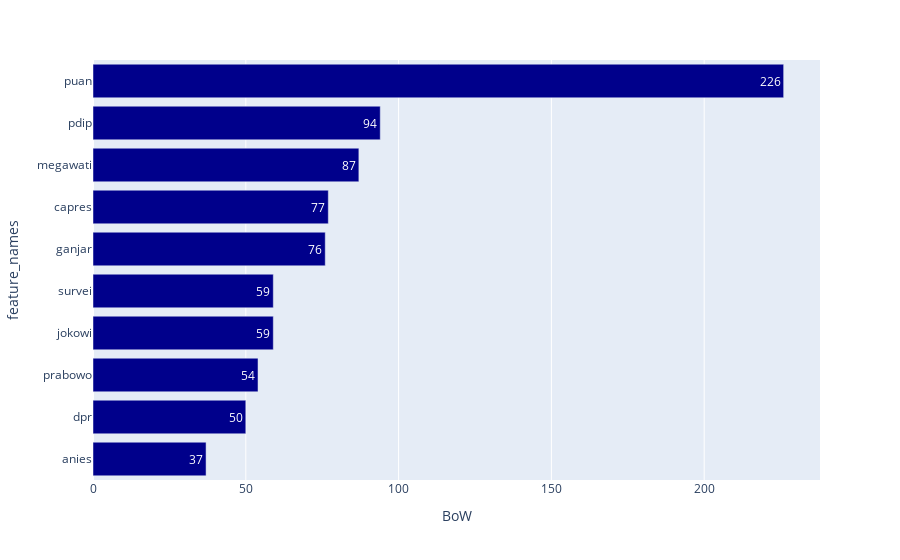

The notebook cell saved with this chart:
### Code cell
doc_plot(count_result,count_vectorizer,n=10)

### Figure 1 — Plotly figure (JSON) as saved in the notebook; plotly's stock layout.template omitted (floating-point values rounded to 4 significant figures)
{"data": [{"alignmentgroup": "True", "hovertemplate": "BoW=%{text}<br>feature_names=%{y}<extra></extra>", "legendgroup": "", "marker": {"color": "darkblue", "pattern": {"shape": ""}}, "name": "", "offsetgroup": "", "orientation": "h", "showlegend": false, "text": [226, 94, 87, 77, 76, 59, 59, 54, 50, 37], "textposition": "auto", "texttemplate": "%{x}", "type": "bar", "x": [226, 94, 87, 77, 76, 59, 59, 54, 50, 37], "xaxis": "x", "y": ["puan", "pdip", "megawati", "capres", "ganjar", "jokowi", "survei", "prabowo", "dpr", "anies"], "yaxis": "y"}], "layout": {"barmode": "relative", "legend": {"tracegroupgap": 0}, "margin": {"t": 60}, "xaxis": {"anchor": "y", "domain": [0, 1], "title": {"text": "BoW"}}, "yaxis": {"anchor": "x", "categoryorder": "total ascending", "domain": [0, 1], "title": {"text": "feature_names"}}}}
